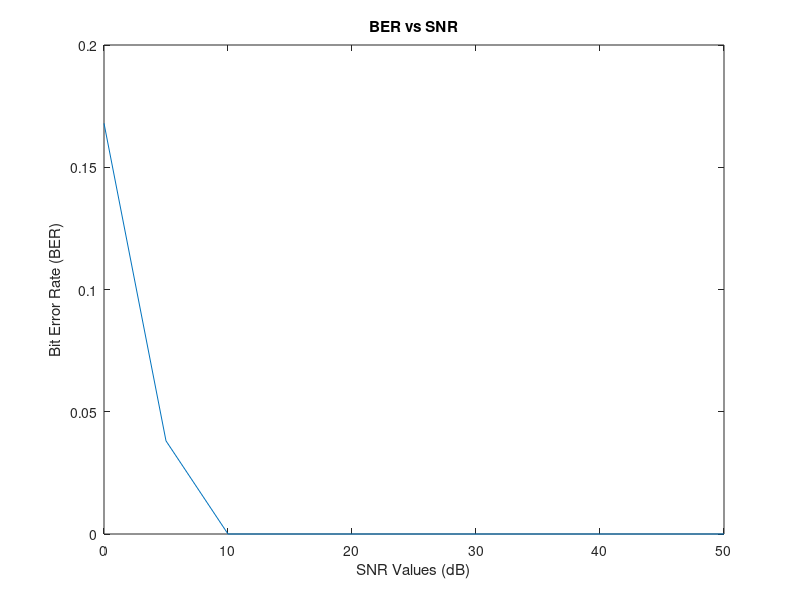

Here is the MATLAB script that generated this plot:
%% Phase 1: Data Generation
clc; close all; clear workspace;

% Assume the number of bits for transmission is 1024 (means, N= 1024).
% Generate random binary digits (0 or 1)
% Convert binary digits to ±1 (means 1 to +1 and 0 to -1). This is your data for transmission.

N_bits = 1024 ;
Raw_Data = randi([0 1], 1 , N_bits);
Signal =  2 .* (Raw_Data - 0.5);

% Generate equal number of noise samples.
% The generated noise should have normal distribution with zero mean and unit variance (use the function randn in MATLAB).

Noise = randn(1, N_bits);

% Change the noise variance with respect to SNR (signal to noise ratio) value.
% For that, fix the SNR value, (For example, let SNR = 10 dB)
% Use SNR value to generate noise variance.

SNR_db_Values_Array = 0:5:50;

Result = zeros([1 11]);

for k = 1:length(SNR_db_Values_Array)
    % SNR (in dB) = 10log10 (S/N) where S is the Signal power (or variance) and N is the Noise power (or variance)
    % Assume signal (the input data) has unit power. 
    % That is, S=1.Obtain the noise variance (=N) from the previous relation and use it together with the noise samples to generate the required noise.
    SNR = SNR_db_Values_Array(k);
    SignalPower = 1;
    NoisePower_variance = SignalPower ./ (10 .^ (SNR/10));

    Noise = sqrt(NoisePower_variance) .* Noise;

    %  Add noise samples with transmitted data. This is assumed as your received signal.
    Signal_Received = Signal + Noise;

    % Consider a threshold logic at the receiver.
    % Fix the threshold value as 0 (the transmitted data is +1 and -1, and 0 is the mid value)
    Threshold = 0;
    
    % If the received signal is above or equal to the threshold level, take it as 1
    % If the received signal is below the threshold value, take it as 0.
    
    Output_Signal = zeros(1,N_bits);
    Error_Count = 0;


    for i = 1:N_bits
        if (Signal_Received(i) > Threshold)
            Output_Signal(i) = 1;
        else
            Output_Signal(i) = 0;
        end

        % Compute the bit error rate during transmission.
        % Compare the output values from the threshold logice with the input binary digits (1 or 0 format)
        % Compute the bit error rate using the relation Bit error rate = (number of errors during transmission)/(total number of bits for transmission)
        if Output_Signal(i) ~= Raw_Data(i) 
            Error_Count = Error_Count + 1;
        end
    end
    
    Bit_Error_Rate = Error_Count ./ N_bits;
    Result(k) = Bit_Error_Rate;

% Repeat the steps for different SNRs
% Repeat the steps from noise addition to bit error rate computation
% Do the simulation for the same data set with different SNRs
% Consider different SNR values from 0 dB to 50 dB (in multiples of 5 dB).
end


% Plot your result in a graph.
% X axis should be SNR values and Y axis should be bit error rate.

figure(1)
plot(SNR_db_Values_Array,Result)
xlabel('SNR Values (dB)');
ylabel('Bit Error Rate (BER)');
title("BER vs SNR");


%% Phase 2: Modulation for Communication
clc; close all; clear workspace;
